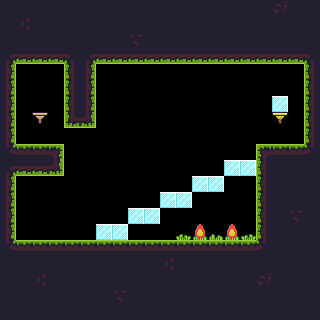

A level layout from a 2D game, rendered from its tile map. Below: a short description, then the map file with its tile-grid data intact:
An orthogonal 20x20 tile map with 16x16 px tiles, 1 tile layer (Tile Layer 1), 2 tilesets and 2 objects (ice, fire).

<map version="1.2" tiledversion="1.3.3" orientation="orthogonal" renderorder="right-down" width="20" height="20" tilewidth="16" tileheight="16" infinite="0" nextlayerid="4" nextobjectid="3">
 <tileset firstgid="1" source="tilesets/main_tileset.tsx" />
 <tileset firstgid="485" source="tilesets/main_tileset.tsx" />
 <layer id="1" name="Tile Layer 1" width="20" height="20">
  <data encoding="csv">
17,17,17,17,17,17,17,17,17,17,17,17,17,17,17,17,17,50,17,17,
17,48,17,17,17,17,17,17,17,17,17,17,17,17,17,17,17,17,17,17,
17,17,17,17,17,17,17,17,49,17,17,17,17,17,17,17,17,17,17,17,
4,32,32,32,6,4,32,32,32,32,32,32,32,32,32,32,32,32,32,6,
18,0,0,0,16,18,0,0,0,0,0,0,0,0,0,0,0,0,0,16,
18,0,0,0,16,18,0,0,0,0,0,0,0,0,0,0,0,0,0,16,
18,0,0,0,16,18,0,0,0,0,0,0,0,0,0,0,0,494,0,16,
18,0,41,0,31,33,0,0,0,0,0,0,0,0,0,0,0,42,0,16,
18,0,0,0,0,0,0,0,0,0,0,0,0,0,0,0,0,0,0,16,
34,2,2,3,0,0,0,0,0,0,0,0,0,0,0,0,1,2,2,36,
4,32,32,33,0,0,0,0,0,0,0,0,0,0,10,10,16,17,17,17,
18,0,0,0,0,0,0,0,0,0,0,0,10,10,0,0,16,17,17,17,
18,0,0,0,0,0,0,0,0,0,10,10,0,0,0,0,16,17,17,17,
18,0,0,0,0,0,0,0,10,10,0,0,0,0,0,0,16,17,49,17,
18,0,0,0,0,0,10,10,0,0,0,506,26,508,26,507,16,17,17,17,
34,2,2,2,2,2,2,2,2,2,2,2,2,2,2,2,36,17,17,17,
17,17,17,17,17,17,17,17,17,17,48,17,17,17,17,17,17,17,17,17,
17,17,48,17,17,17,17,17,17,17,17,17,17,17,17,17,50,17,17,17,
17,17,17,17,17,17,17,49,17,17,17,17,17,17,17,17,17,17,17,17,
17,17,17,17,17,17,17,17,17,17,17,17,17,17,17,17,17,17,17,17
</data>
 </layer>
 <objectgroup id="2" name="Object Layer 1">
  <object id="1" name="ice" x="32" y="96" width="16" height="16">
   <properties>
    <property name="sleep" type="bool" value="true" />
   </properties>
  </object>
  <object id="2" name="fire" x="32" y="224" width="16" height="16">
   <properties>
    <property name="sleep" type="bool" value="false" />
   </properties>
  </object>
 </objectgroup>
</map>
